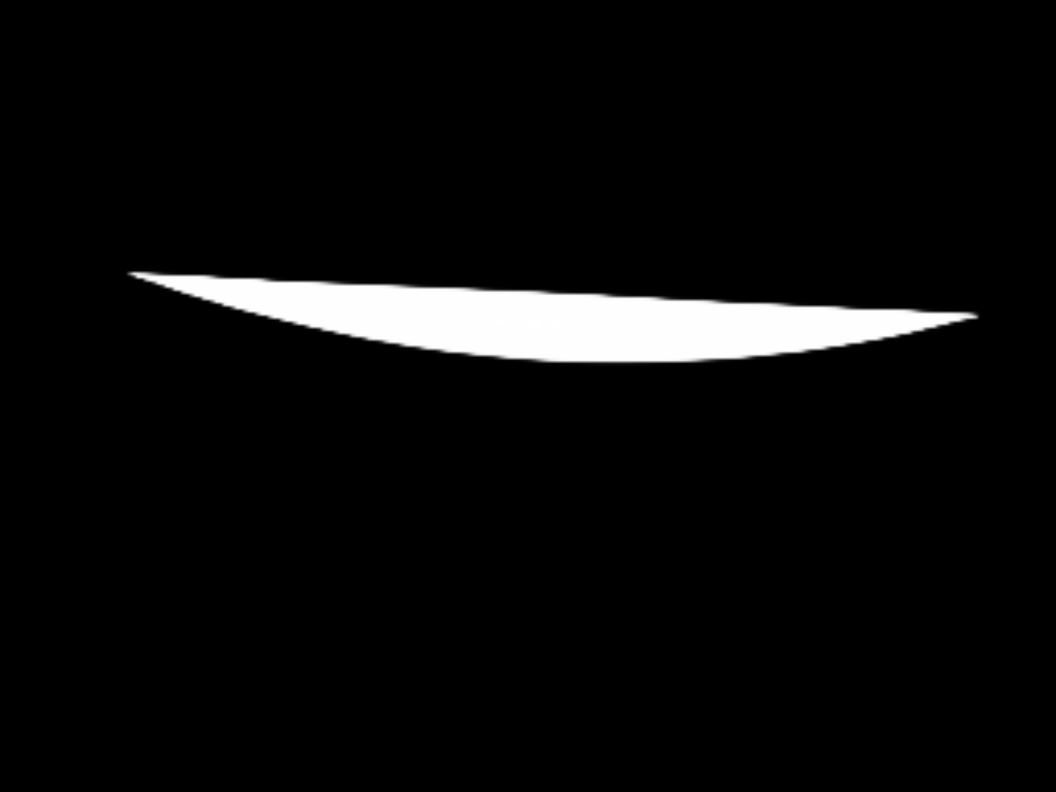
#> input picture image_png/DSC00309.png, 4224 x 3168 px (shown at 1/4 size)
$ python curve_smooth.py
#> lines starting #> are read from the running program, lines starting #| are printed output that depends on the picture; after the words box and inside, x2 and y2 are one past the last pixel; in counts of white or black regions, pixels touching at a corner belong together
import numpy as np
import cv2
import pandas as pd
import matplotlib
import matplotlib.pyplot as plt
from skimage import morphology
from scipy import ndimage
from scipy.fftpack import fft,ifft
plt.rcParams['font.sans-serif']=['Microsoft YaHei']
# matplotlib.use(backend='Qt5Agg')

img_path = './image_png/DSC00309.png'  # 1200万像素
img = cv2.imread(img_path)
#> img is the input picture: shape (3168, 4224, 3); min 0, max 255, mean 11.8
gray = cv2.cvtColor(img, cv2.COLOR_RGB2GRAY)
gray = cv2.GaussianBlur(gray,(5,5),0)
ret, BW = cv2.threshold(gray, 100, 1, cv2.THRESH_BINARY)
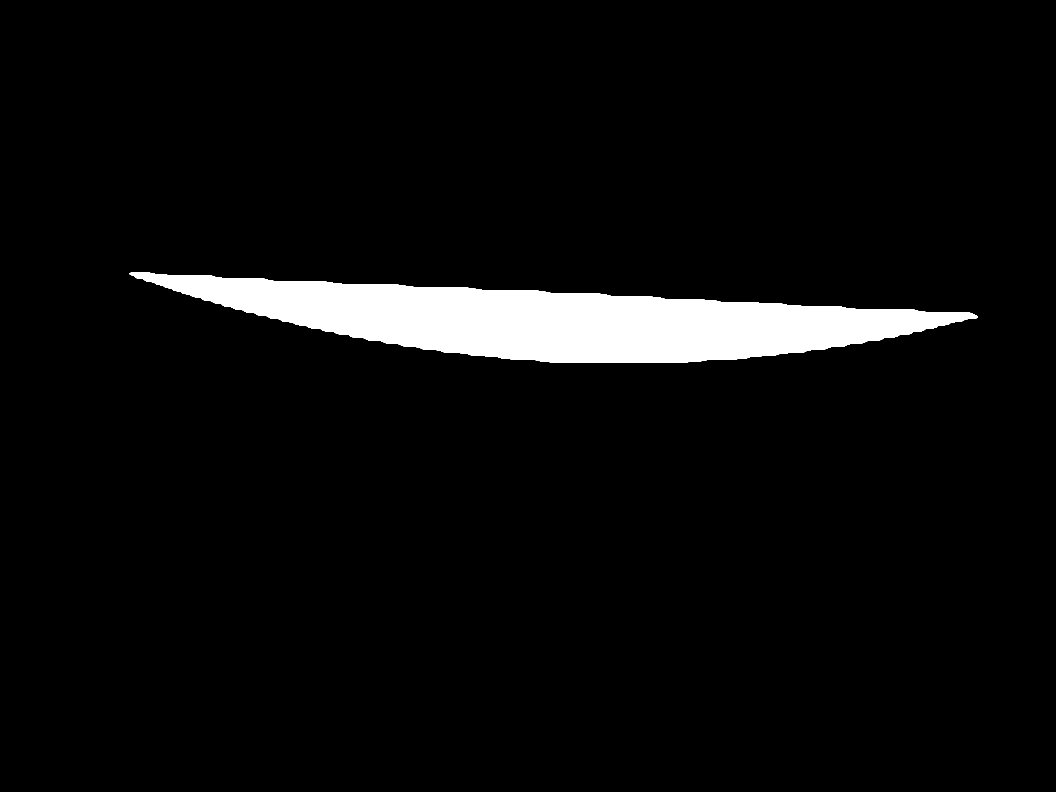
#> BW: shape (3168, 4224) (shown at 1/4 size); values 0 (black) and 1 (white), 4.7% white; 1 white region

# 提取边缘
# contours, hierarchy = cv2.findContours(BW,cv2.RETR_EXTERNAL,cv2.CHAIN_APPROX_SIMPLE) # CHAIN_APPROX_NONE
contours, hierarchy = cv2.findContours(BW,cv2.RETR_EXTERNAL,cv2.CHAIN_APPROX_NONE)
#> contours = 1 contour; box (x1, y1, x2, y2) and area: (518, 1088, 3910, 1450) 629184
px = np.array(contours[0][:, :, 0]).squeeze()  # W
#> px = 6788 values, max 3909 at index 3409, min 518 at index 15, mean 2213.5
py = np.array(contours[0][:, :, 1]).squeeze()  # H
#> py = 6788 values, max 1449 at index 1859, min 1088 at index 0, mean 1264.8
df = pd.DataFrame({'x': px, 'y': py})
#> df = table of 6788 rows and 2 columns
df = df[df['y']>=320]
df = df.groupby(['x']).max()
#> df = table of 3392 rows and 1 columns
df.index.name = 'index'
df['x'] = df.index
df.sort_values('x', ascending=True, inplace=True)
df['z'] = df['y'].rolling(50, axis=0, min_periods=None, center=True).mean()
df['y'] = df['z']
df = df.dropna(axis=0, how='any')
#> df = table of 3343 rows and 3 columns
px = np.array(df['x'])
#> px = 3343 values from 543 to 3885
py = np.array(df['y'])
#> py = 3343 values, max 1449 at index 1841, min 1107.4 at index 0, mean 1360
pixel = np.array(range(len(px)))
#> pixel = 3343 values from 0 to 3342
# [37 lines of commented-out code are left out]
t = np.array(range(len(px)))
#> t = 3343 values from 0 to 3342
plt.figure()
plt.plot(t, py, color='blue', marker='o',  linewidth=0.5, markersize=5)
plt.plot(t, px, color='red', marker='o',  linewidth=0.5, markersize=5)
plt.legend(['像素点y方向变化','像素点x方向变化'])
plt.show()
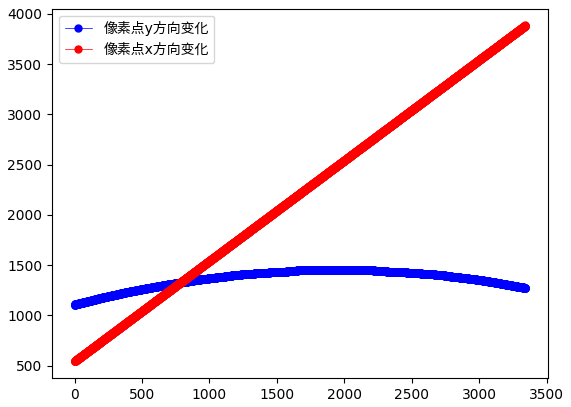
#> figure drawn by matplotlib, 1 panel; curve peaks at x = 1841, y = 1449; curve peaks at x = 3342, y = 3885

$ run again, with image_png/DSC00311.png copied over image_png/DSC00309.png
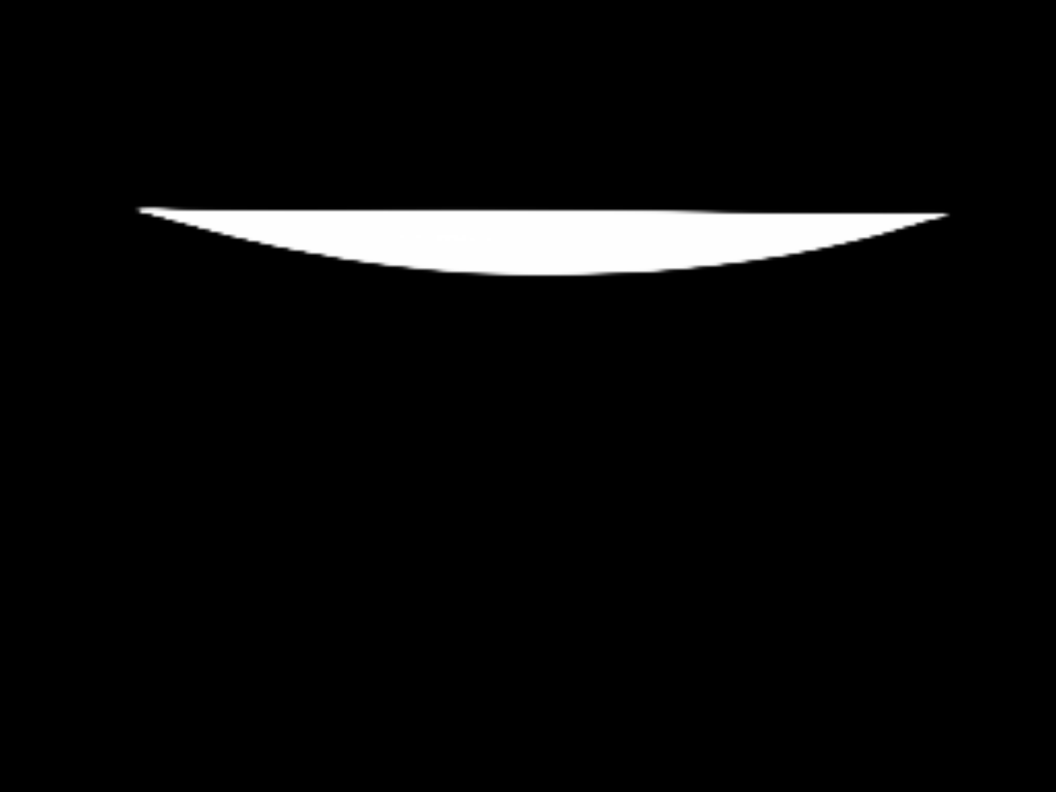
#> input picture image_png/DSC00311.png, 4224 x 3168 px (shown at 1/4 size)
#> img is the input picture: shape (3168, 4224, 3); min 0, max 255, mean 10.7
#> `ret, BW = cv2.threshold(gray, 100, 1, cv2.THRESH_BINARY)`:
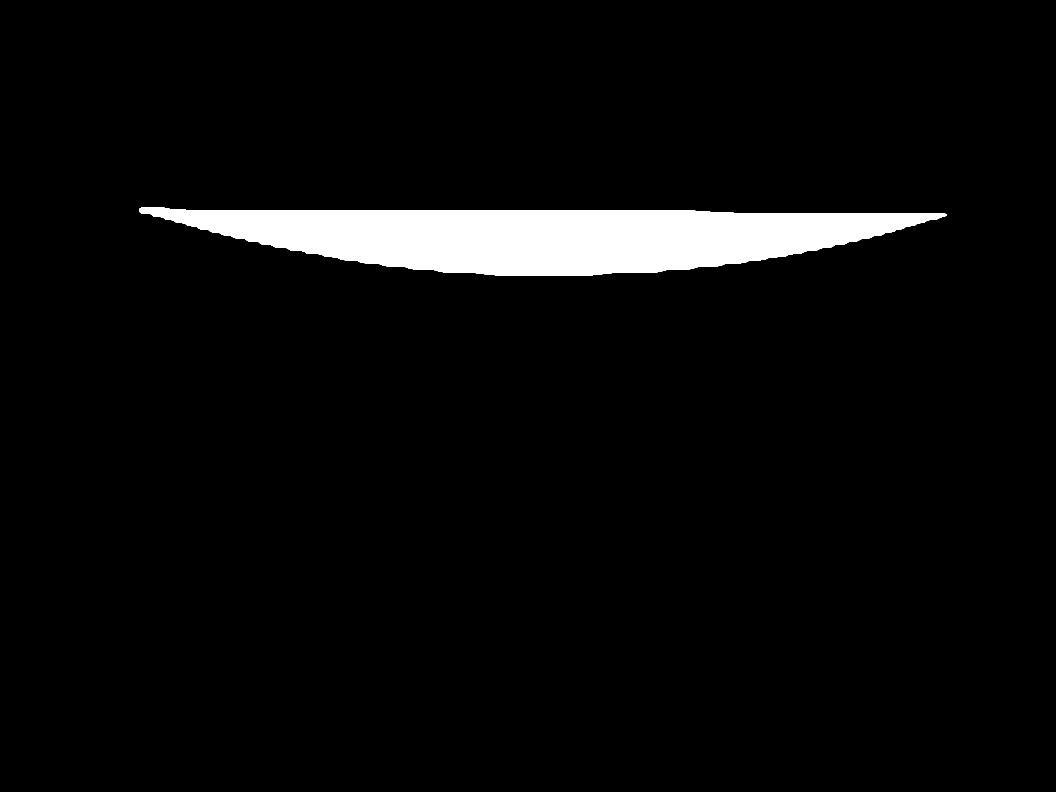
#> BW: shape (3168, 4224) (shown at 1/4 size); values 0 (black) and 1 (white), 4.3% white; 1 white region
#> contours = 1 contour; box (x1, y1, x2, y2) and area: (558, 829, 3788, 1103) 568824
#> `px = np.array(contours[0][:, :, 0]).squeeze()`: px = 6472 values, max 3787 at index 3259, min 558 at index 17, mean 2169.5
#> `py = np.array(contours[0][:, :, 1]).squeeze()`: py = 6472 values, max 1102 at index 1544, min 829 at index 0, mean 931.2
#> `df = pd.DataFrame({'x': px, 'y': py})`: df = table of 6472 rows and 2 columns
#> `df = df.groupby(['x']).max()`: df = table of 3230 rows and 1 columns
#> `df = df.dropna(axis=0, how='any')`: df = table of 3181 rows and 3 columns
#> `px = np.array(df['x'])`: px = 3181 values from 583 to 3763
#> `py = np.array(df['y'])`: py = 3181 values, max 1102 at index 1514, min 853.9 at index 0, mean 1021.9
#> pixel = 3181 values from 0 to 3180
#> `plt.show()`:
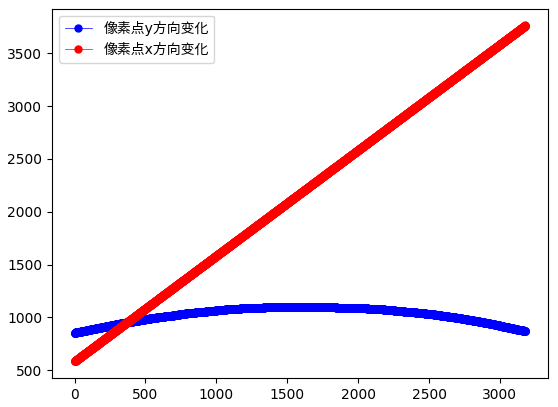
#> figure drawn by matplotlib, 1 panel; curve peaks at x = 1514, y = 1102; curve peaks at x = 3180, y = 3763
